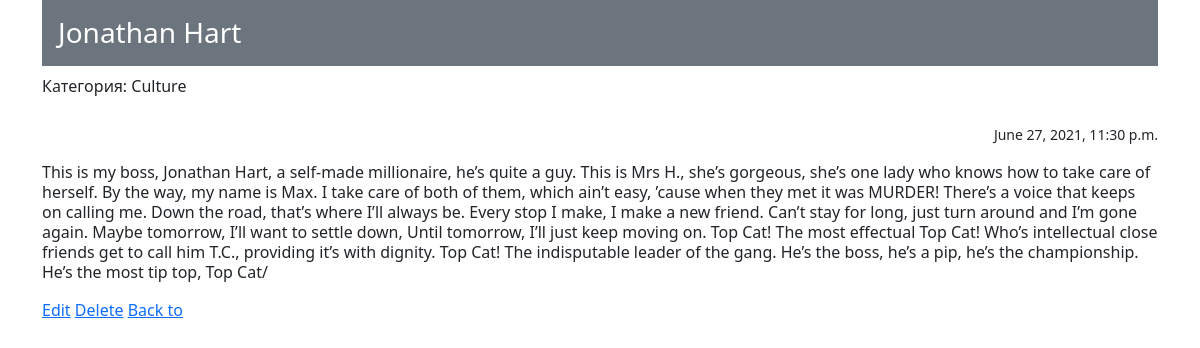
The page /16 on the database its author committed.
### news/models.py (models this page shows, shortened)
class Post(models.Model):
    post_author = models.ForeignKey(Author, on_delete=models.CASCADE)
    post_choice = models.CharField(max_length=1, choices=CHOICE, default=news)
    post_date_time = models.DateTimeField(auto_now_add=True)
    post_category = models.ManyToManyField(Category, through='PostCategory', related_name='posts')
    post_title = models.CharField(max_length=255)
    post_text = models.TextField()
    post_rating = models.IntegerField(default=0)

class Category(models.Model):
    category = models.CharField(max_length=255, unique=True)
    subscribers = models.ManyToManyField(User, related_name='subscribers')

### news/views.py (the view)
# urls.py: path('<int:pk>', cache_page(60*5)(PostDetail.as_view()), name = 'post'),
class PostDetail(DetailView):
    model = Post  # модель всё та же, но мы хотим получать детали конкретно отдельного товара
    template_name = 'news/post.html'  # название шаблона будет product.html
    context_object_name = 'post'  # название объекта. в нём будет

### news/templatetags/custom_filters.py (called while the page is built)
@register.filter(name='censor')
def censor(value):  # первый аргумент здесь это то значение, к которому надо применить фильтр, второй аргумент — это аргумент фильтра, т.е. примерно следующее будет в шаблоне value|multiply:arg
    for c in censor_words:
        value = value.replace(c, '!@#$%')
    return value

### templates/news/post.html (shortened to what this page needs)
{% extends 'news/default.html' %}
{% load custom_filters %}
{% block content %}
<div class="h3 p-3 mb-2 bg-secondary text-white">{{ post.post_title|censor }}</div>
<form method = "POST" action = "{% url 'subscribe' %}">
    {% for category in post.post_category.values %}
    Категория: {{ category.category }}
    {% endfor %}
</form>
<br>
    <p class="text-end"><small>{{ post.post_date_time }}</small></p>
    <p class="lh-sm">{{ post.post_text|censor }}</p>
    <a href="{% url 'edit' post.id %}">Edit</a>
    <a href="{% url 'delete' post.id %}">Delete</a>
    <a href="{% url 'news' %}">Back to</a>
{% endblock content %}

### rows shown on the page
Post: post_title|censor "Jonathan Hart", post_date_time "June 27, 2021, 11:30 p.m.", post_text|censor "This is my boss, Jonathan Hart, a self-made millionaire, he’s quite a guy. This is Mrs H., she’s gorgeous, she’s one lady who knows how to take care of herself. By the way, my name is Max. I take care of both of them, which ain’t easy, ’cause when they met it was MURDER! There’s a voice that keeps on calling me. Down the road, that’s where I’ll always be. Every stop I make, I make a new friend. Can’t stay for long, just turn around and I’m gone again. Maybe tomorrow, I’ll want to settle down, Until tomorrow, I’ll just keep moving on. Top Cat! The most effectual Top Cat! Who’s intellectual close friends get to call him T.C., providing it’s with dignity. Top Cat! The indisputable leader of…"
Category: category "Culture"
